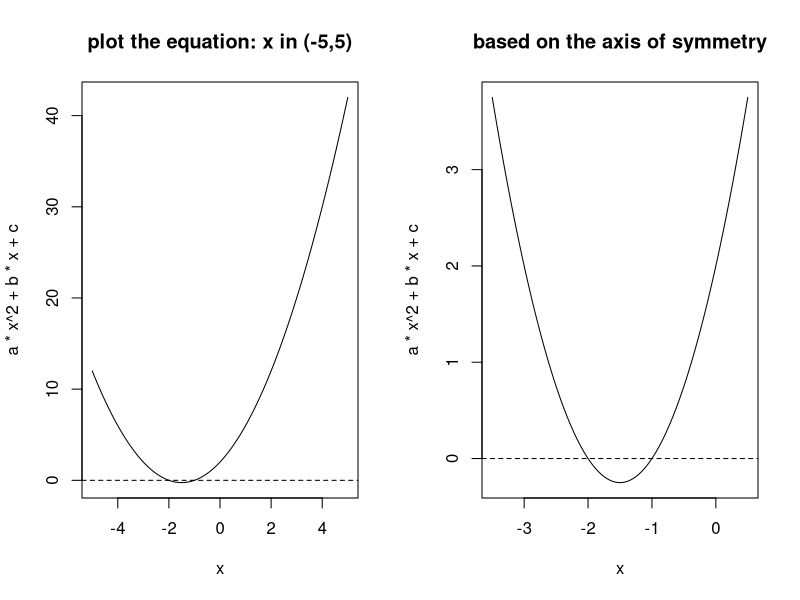

Recreate this plot in R.
## ---- chunk 1

# change the coefficients here
a = 1
b = 3
c = 2
## ---- chunk 2

# calculate the number of solutions
det = b^2 - 4*a*c
sprintf('For our case a = %.0f, b = %.0f, c = %.0f, the result is %.1f.',a,b,c,det)

# print the results based on the number of solutions
if (det > 0){
  print('There will be 2 unique solutions.')
  x1 = (-b + sqrt(b**2 - 4*a*c))/(2*a)
  x2 = (-b - sqrt(b**2 - 4*a*c))/(2*a)
  sprintf('The solutions are x1 = %.1f, x2 = %.1f.',x1,x2)
  }else if (det == 0){
  print('There will be exact 1 solution.')
  x = (-b + sqrt(b**2 - 4*a*c))/(2*a)
  sprintf('The exact solution is x = %.1f.',x)
  }else{
  print('There will be 0 solution.')
}
## ---- chunk 3
par(mfrow = c(1, 2))

# plot the equation: x in (-5,5)
x <- seq(-5, 5, length = 300)
plot(x, a*x^2 + b*x + c, type = "l")
abline(h = 0, lty = 2)
title(main = "plot the equation: x in (-5,5)")

# based on the axis of symmetry
mid = -b/(2*a)
x <- seq(mid-2, mid+2, length = 300)
plot(x, a*x^2 + b*x + c, type = "l")
abline(h = 0, lty = 2)
title(main = "based on the axis of symmetry")
## ---- chunk 4

